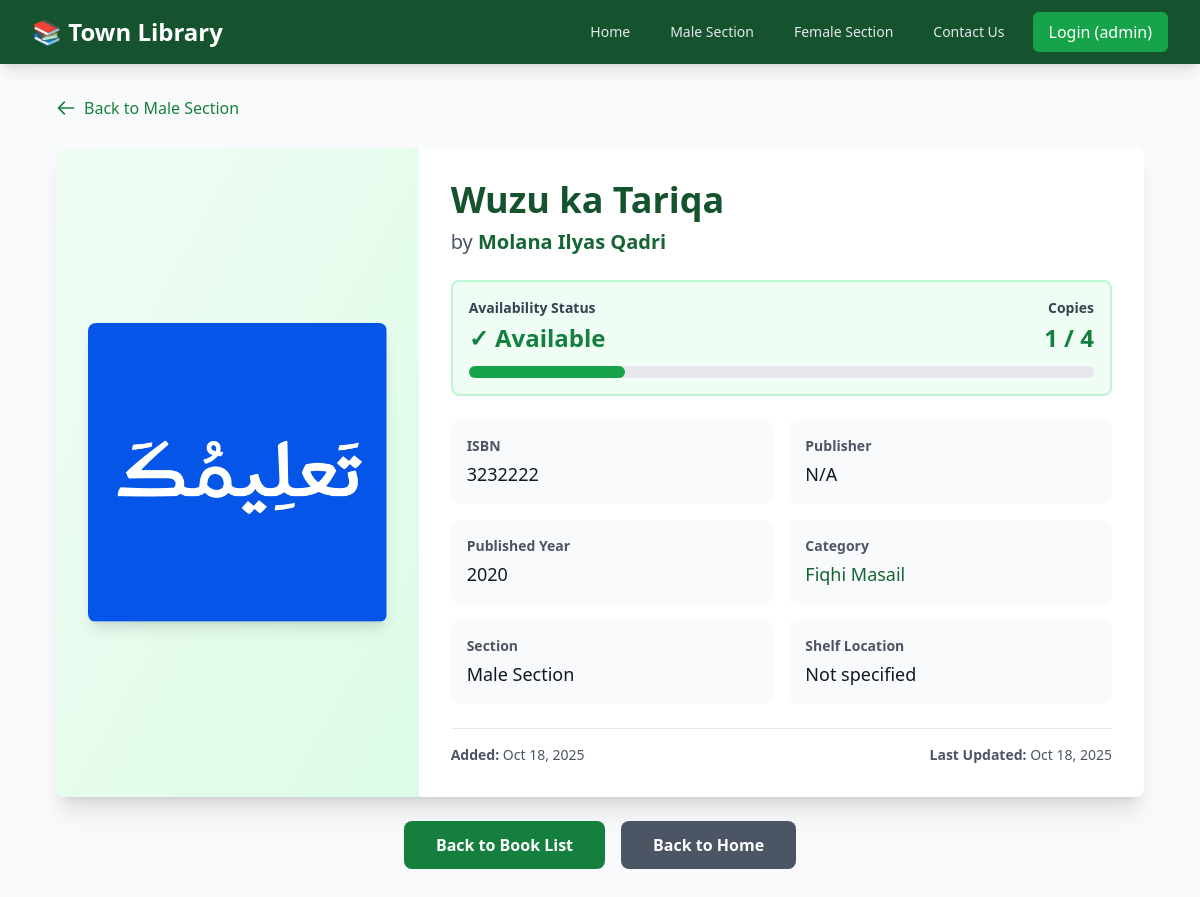
Screenshot of /book/1/ with the database file from the repository.
### library/models.py (models this page shows, shortened)
class Book(models.Model):
    SECTION_CHOICES = [
        ('male', 'Male Section'),
        ('female', 'Female Section'),
    ]
    title = models.CharField(max_length=200)
    author = models.CharField(max_length=200)
    category = models.ForeignKey(Category, on_delete=models.SET_NULL, null=True)
    isbn = models.CharField(max_length=13, unique=True)
    publisher = models.CharField(max_length=200, blank=True)
    published_year = models.IntegerField()
    description = models.TextField(blank=True)
    cover_image = models.ImageField(upload_to='book_covers/', blank=True, null=True)
    section = models.CharField(max_length=10, choices=SECTION_CHOICES)
    total_copies = models.PositiveIntegerField(default=1)
    available_copies = models.PositiveIntegerField(default=1)
    shelf_location = models.CharField(max_length=50, blank=True)
    added_date = models.DateTimeField(auto_now_add=True)
    updated_date = models.DateTimeField(auto_now=True)
    def is_available(self):
        return self.available_copies > 0
    class Meta:
        ordering = ['-added_date']

class Category(models.Model):
    name = models.CharField(max_length=100)
    description = models.TextField(blank=True)
    class Meta:
        verbose_name_plural = "Categories"

### library/views.py (the view)
# urls.py: path('book/<int:book_id>/', views.book_detail, name='book_detail'),
def book_detail(request, book_id):
    book = get_object_or_404(Book, id=book_id)
    return render(request, 'book_detail.html', {'book': book})

### templates/book_detail.html (shortened to what this page needs)
{% extends 'base.html' %}
{% block content %}
<div class="max-w-6xl mx-auto px-4 sm:px-6 lg:px-8 py-8">
    <div class="mb-6">
        <a href="/{{ book.section }}/"
           class="inline-flex items-center text-dark-green-700 hover:text-dark-green-900 font-medium">
            <svg class="w-5 h-5 mr-2" fill="none" stroke="currentColor" viewBox="0 0 24 24">
                <path stroke-linecap="round" stroke-linejoin="round" stroke-width="2" d="M10 19l-7-7m0 0l7-7m-7 7h18"/>
            </svg>
            Back to {{ book.get_section_display }}
        </a>
    </div>
    <div class="bg-white rounded-lg shadow-xl overflow-hidden">
        <div class="md:flex">
            <div class="md:w-1/3 bg-gradient-to-br from-dark-green-50 to-dark-green-100 p-8 flex items-center justify-center">
                {% if book.cover_image %}
                <img src="{{ book.cover_image.url }}"
                     alt="{{ book.title }}"
                     class="max-w-full h-auto rounded-lg shadow-lg">
                {% else %}
                <div class="w-64 h-96 bg-white flex items-center justify-center rounded-lg shadow-lg">
                    <span class="text-9xl text-dark-green-600">📖</span>
                </div>
                {% endif %}
            </div>
            <div class="md:w-2/3 p-8">
                <div class="mb-6">
                    <h1 class="text-4xl font-bold text-dark-green-900 mb-2">
                        {{ book.title }}
                    </h1>
                    <p class="text-xl text-gray-600">
                        by <span class="font-semibold text-dark-green-800">{{ book.author }}</span>
                    </p>
                </div>
                <div class="mb-6 p-4 rounded-lg {% if book.is_available %}bg-green-50 border-2 border-green-200{% else %}bg-red-50 border-2 border-red-200{% endif %}">
                    <div class="flex items-center justify-between">
                        <div>
                            <p class="text-sm font-semibold text-gray-700 mb-1">Availability Status</p>
                            {% if book.is_available %}
                            <p class="text-2xl font-bold text-green-700">✓ Available</p>
                            {% else %}
                            <p class="text-2xl font-bold text-red-700">✗ Not Available</p>
                            {% endif %}
                        </div>
                        <div class="text-right">
                            <p class="text-sm font-semibold text-gray-700 mb-1">Copies</p>
                            <p class="text-2xl font-bold text-dark-green-700">
                                {{ book.available_copies }} / {{ book.total_copies }}
                            </p>
                        </div>
                    </div>
                    <div class="mt-3">
                        <div class="w-full bg-gray-200 rounded-full h-3">
                            <div class="bg-dark-green-600 h-3 rounded-full transition-all duration-500"
                                 style="width: {% widthratio book.available_copies book.total_copies 100 %}%">
                            </div>
                        </div>
                    </div>
                </div>
                <div class="grid grid-cols-2 gap-4 mb-6">
                    <div class="bg-gray-50 p-4 rounded-lg">
                        <p class="text-sm font-semibold text-gray-600 mb-1">ISBN</p>
                        <p class="text-lg font-medium text-gray-900">{{ book.isbn }}</p>
                    </div>
                    <div class="bg-gray-50 p-4 rounded-lg">
                        <p class="text-sm font-semibold text-gray-600 mb-1">Publisher</p>
                        <p class="text-lg font-medium text-gray-900">{{ book.publisher|default:"N/A" }}</p>
                    </div>
                    <div class="bg-gray-50 p-4 rounded-lg">
                        <p class="text-sm font-semibold text-gray-600 mb-1">Published Year</p>
                        <p class="text-lg font-medium text-gray-900">{{ book.published_year }}</p>
                    </div>
                    <div class="bg-gray-50 p-4 rounded-lg">
                        <p class="text-sm font-semibold text-gray-600 mb-1">Category</p>
                        <p class="text-lg font-medium text-dark-green-800">{{ book.category.name }}</p>
                    </div>
                    <div class="bg-gray-50 p-4 rounded-lg">
                        <p class="text-sm font-semibold text-gray-600 mb-1">Section</p>
                        <p class="text-lg font-medium text-gray-900">{{ book.get_section_display }}</p>
                    </div>
                    <div class="bg-gray-50 p-4 rounded-lg">
                        <p class="text-sm font-semibold text-gray-600 mb-1">Shelf Location</p>
                        <p class="text-lg font-medium text-gray-900">{{ book.shelf_location|default:"Not specified" }}</p>
                    </div>
                </div>
                <div class="border-t pt-4">
                    <div class="flex items-center justify-between text-sm text-gray-600">
                        <div>
                            <span class="font-semibold">Added:</span> {{ book.added_date|date:"M d, Y" }}
                        </div>
                        <div>
                            <span class="font-semibold">Last Updated:</span> {{ book.updated_date|date:"M d, Y" }}
                        </div>
                    </div>
                </div>
            </div>
        </div>
    </div>
    <div class="mt-6 flex gap-4 justify-center">
        <a href="/{{ book.section }}/">
            <button class="bg-dark-green-700 hover:bg-dark-green-800 text-white font-semibold py-3 px-8 rounded-lg transition transform hover:scale-105">
                Back to Book List
            </button>
        </a>
        <a href="/">
            <button class="bg-gray-600 hover:bg-gray-700 text-white font-semibold py-3 px-8 rounded-lg transition transform hover:scale-105">
                Back to Home
            </button>
        </a>
    </div>
</div>
{% endblock %}

### rows the page displays
Book: section "Male Section", cover_image (picture), title "Wuzu ka Tariqa", author "Molana Ilyas Qadri", available_copies "1", total_copies "4", isbn "3232222", publisher "N/A", published_year "2020", category.name "Fiqhi Masail", shelf_location "Not specified", added_date "Oct 18, 2025", updated_date "Oct 18, 2025"
